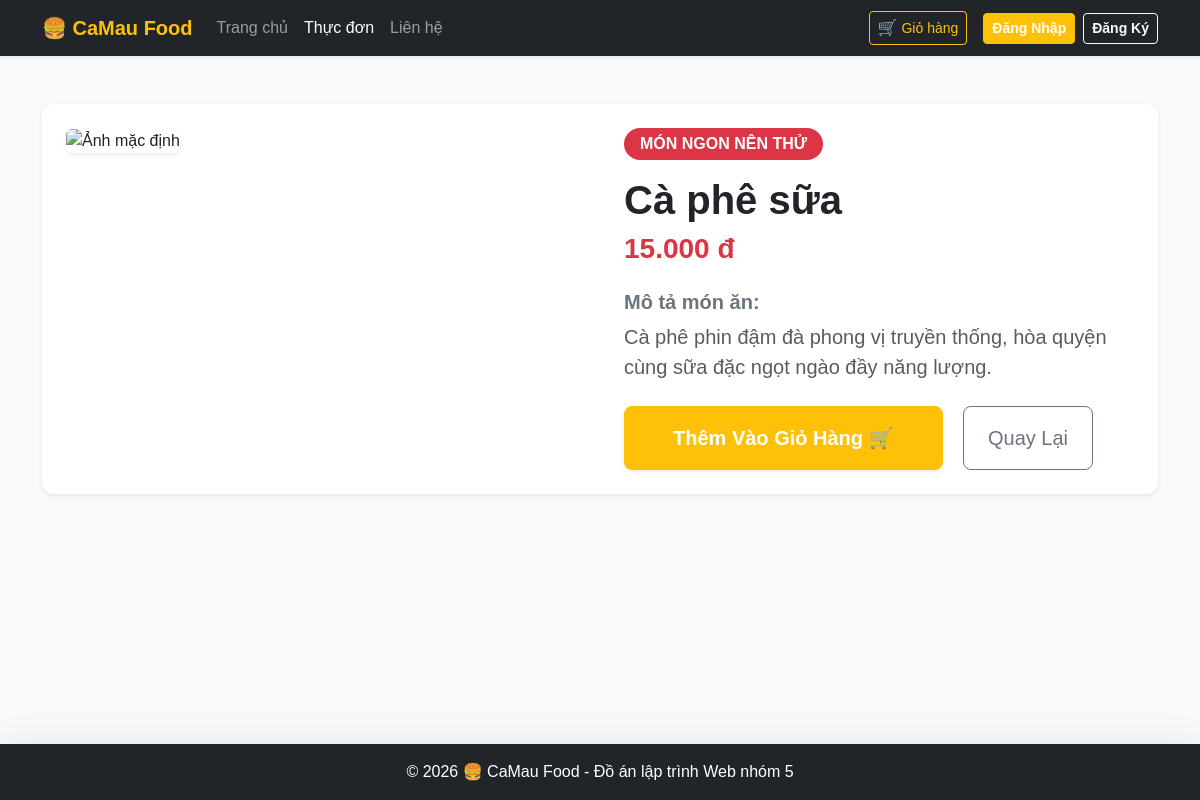
Screenshot of /detail.php?id=13 with the database file from the repository.
### tables this page shows
CREATE TABLE `products` (
  `id` int(11) NOT NULL,
  `category_id` int(11) NOT NULL,
  `name` varchar(255) NOT NULL,
  `price` int(11) NOT NULL,
  `image` varchar(255) DEFAULT NULL,
  `description` text DEFAULT NULL,
  `created_at` timestamp NOT NULL DEFAULT current_timestamp()
);

### detail.php (the view, shortened to what this page needs)
<?php
require_once 'config/database.php';
$id = isset($_GET['id']) ? intval($_GET['id']) : 0;
try {
    $stmt = $conn->prepare("SELECT * FROM products WHERE id = :id");
    $stmt->execute(['id' => $id]);
    $product = $stmt->fetch(PDO::FETCH_ASSOC);
} catch (PDOException $e) {
    die("Lỗi hệ thống: " . $e->getMessage());
}
?>
<!DOCTYPE html>
<html lang="vi">
<head>
    <link href="https://cdn.jsdelivr.net/npm/bootstrap@5.3.0/dist/css/bootstrap.min.css" rel="stylesheet">
    <link href="assets/css/style.css" rel="stylesheet">
</head>
<body class="bg-light d-flex flex-column min-vh-100">
    <div class="toast-container position-fixed top-0 end-0 p-3 detail-toast-container">
    </div>
    <nav class="navbar navbar-expand-lg navbar-dark bg-dark shadow-sm">
        <div class="container">
            <a class="navbar-brand fw-bold text-warning" href="index.php">🍔 CaMau Food</a>
            <div class="collapse navbar-collapse" id="navbarNav">
                <ul class="navbar-nav me-auto mb-2 mb-lg-0">
                    <li class="nav-item"><a class="nav-link" href="index.php">Trang chủ</a></li>
                    <li class="nav-item"><a class="nav-link active" href="menu.php">Thực đơn</a></li>
                    <li class="nav-item"><a class="nav-link" href="contact.php">Liên hệ</a></li>
                </ul>
                <div class="d-flex align-items-center ms-auto">
                    <a href="cart.php" class="btn btn-outline-warning btn-sm me-3 position-relative d-flex align-items-center px-2 py-1">
                        <span class="fs-6 me-1">🛒</span> Giỏ hàng
                    </a>
                    <?php if (isset($_SESSION['user'])): ?>
                        <span class="text-light me-3">Xin chào, <b class="text-warning"><?= htmlspecialchars($_SESSION['user']['fullname']) ?></b>!</span>
                        <?php if ($_SESSION['user']['role'] === 'admin'): ?>
                            <a href="admin/index.php" class="btn btn-danger btn-sm me-2">Quản trị 👑</a>
                        <?php endif; ?>
                        <a href="logout.php" class="btn btn-secondary btn-sm">Đăng xuất</a>
                    <?php else: ?>
                        <a href="login.php" class="btn btn-warning text-white fw-bold btn-sm me-2">Đăng Nhập</a>
                        <a href="register.php" class="btn btn-outline-light btn-sm fw-bold">Đăng Ký</a>
                    <?php endif; ?>
                </div>
            </div>
        </div>
    </nav>
    <div class="container my-5 flex-grow-1">
        <div class="card shadow-sm border-0 p-4 bg-white page-card-rounded">
            <div class="row g-5">
                <div class="col-12 col-md-6">
                    <?php if (!empty($product['image']) && file_exists('uploads/' . $product['image'])): ?>
                        <img src="uploads/<?= htmlspecialchars($product['image']) ?>" class="img-fluid rounded shadow-sm w-100 detail-product-image" alt="<?= htmlspecialchars($product['name']) ?>">
                    <?php else: ?>
                        <img src="https://images.unsplash.com/photo-1546069901-ba9599a7e63c?q=80&w=600&h=450&fit=crop" class="img-fluid rounded shadow-sm w-100 detail-product-image" alt="Ảnh mặc định">
                    <?php endif; ?>
                </div>
                <div class="col-12 col-md-6 d-flex flex-column justify-content-center">
                    <span class="badge bg-danger p-2 px-3 align-self-start mb-3 fs-6 rounded-pill">MÓN NGON NÊN THỬ</span>
                    <h1 class="fw-bold text-dark mb-2"><?= htmlspecialchars($product['name']) ?></h1>
                    <h3 class="text-danger fw-bold mb-4"><?= number_format($product['price'], 0, ',', '.') ?> đ</h3>
                    <h5 class="fw-bold text-secondary">Mô tả món ăn:</h5>
                    <p class="text-muted fs-5 lh-base mb-4">
                        <?= !empty($product['description']) ? htmlspecialchars($product['description']) : 'Món ăn thơm ngon đậm đà hương vị, được chế biến sạch sẽ từ những nguyên liệu tươi ngon nhất, đảm bảo vệ sinh an toàn thực phẩm.' ?>
                    </p>
                    <div class="d-grid gap-2 d-md-block">
                        <a href="add_to_cart.php?id=<?= $product['id'] ?>" class="btn btn-warning text-white btn-lg fw-bold px-5 py-3 shadow-sm me-md-3 detail-action-btn">Thêm Vào Giỏ Hàng 🛒</a>
                        <a href="index.php" class="btn btn-outline-secondary btn-lg px-4 py-3 detail-action-btn">Quay Lại</a>
                    </div>
                </div>
            </div>
        </div>
    </div>
    <?php include 'footer.php'; ?>
</body>
</html>

### assets/css/style.css (style rules this page uses)
body { background-color: #f8f9fa; font-family: Arial, Helvetica, sans-serif; }
.home-toast-container, .detail-toast-container { z-index: 1100; margin-top: 65px; }
.page-card-rounded { border-radius: 12px; }
.detail-product-image { max-height: 400px; object-fit: cover; }
.detail-action-btn { border-radius: 8px; }

### rows the page displays
products: name "Cà phê sữa", price "15.000", description "Cà phê phin đậm đà phong vị truyền thống, hòa quyện cùng sữa đặc ngọt ngào đầy năng lượng."
